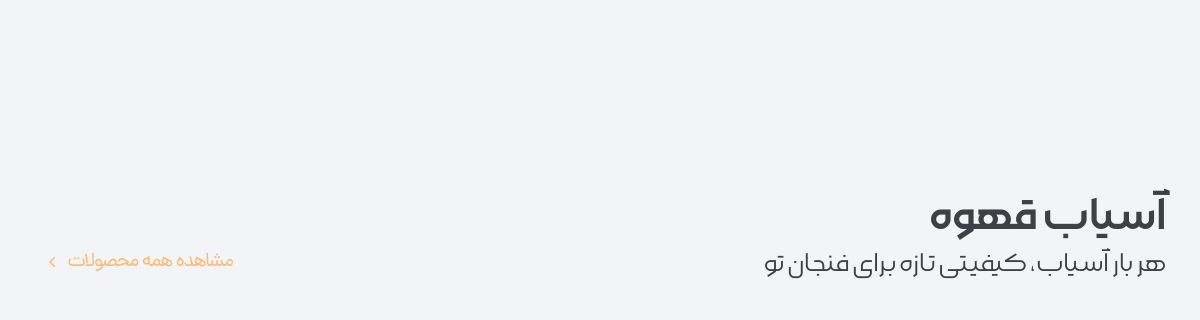
Before: /store/grinder with the older database file.
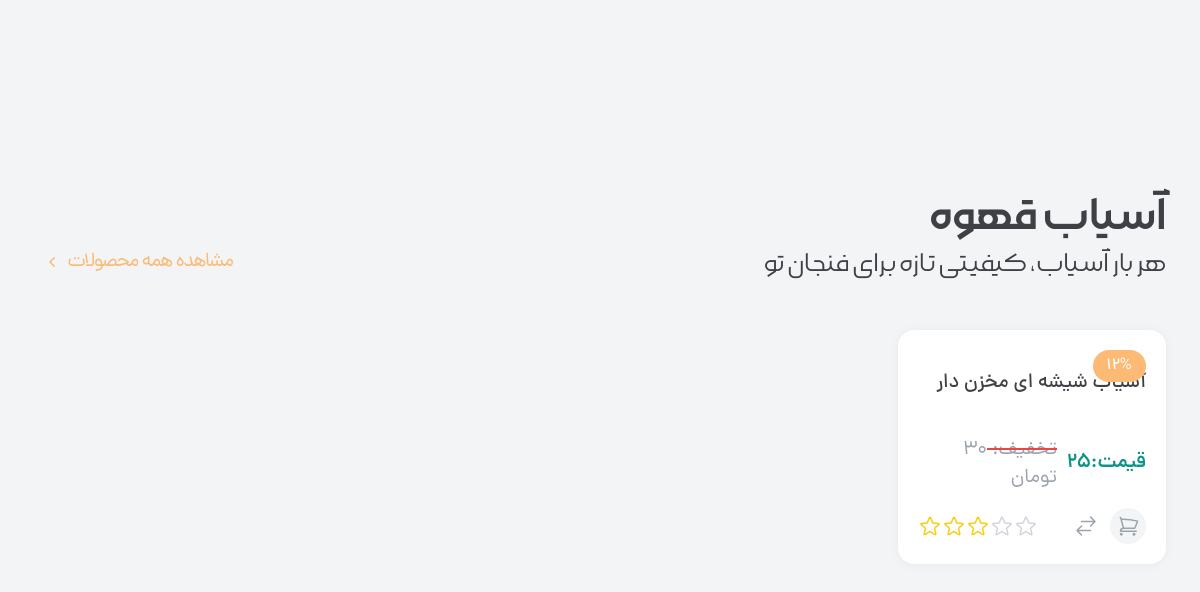
After: the same page with the newer database file.
### store/models.py (models this page shows, shortened)
class Product(models.Model):
    name = models.CharField(max_length=100, verbose_name='نام محصول')
    FooterLinkBox3 = models.ForeignKey(to=FooterLinkBox3, on_delete=models.CASCADE, null= True, verbose_name='دسته بندی')
    price = models.IntegerField(verbose_name='قیمت')
    price2 = models.IntegerField(verbose_name='قیمت بدون تخفیف', blank=True, null=True)
    is_available = models.BooleanField(default=False)
    image = models.ImageField(upload_to='images/product', blank=True, null=True)
    short_description = models.CharField(max_length=360, db_index=True, null=True, verbose_name='توضیحات کوتاه')
    description = models.TextField(verbose_name='توضیحات اصلی', db_index=True)
    slug = models.SlugField(default="", null=False, db_index=True, blank=True, max_length=200, unique=True,
                            verbose_name='عنوان در url')
    is_active = models.BooleanField(default=True,verbose_name='فعال / غیرفعال')
    is_delete = models.BooleanField(default=True,verbose_name='حذف شده / نشده')
    @property
    def display_info(self):
        if self.is_available:
            return f'قیمت:{self.price}'
        else:
            return 'این محصول موجود نیست'
    @property
    def offer_info(self):
        if self.is_available and self.price2:
            return f"تخفیف: {self.price2} تومان"
        return ""
    class Meta:
        verbose_name = 'محصول'
        verbose_name_plural = 'محصولات'

### store/views.py (the view)
# urls.py: path('grinder', views.CaffeeGrinderListView.as_view(), name='grinder'),
class CaffeeGrinderListView(ListView):
    template_name = 'store/equipment/caffee-grinder.html'
    model = Product
    context_object_name = 'grinder'
    paginate_by = 8
    def get_queryset(self):
        return Product.objects.filter(
            FooterLinkBox3__slug = 'Grinder',
            is_active = True,
            is_delete = True
        )

### store/templates/store/equipment/caffee-grinder.html (shortened to what this page needs)
{% extends '_layout.html' %}
{% block content %}
        <section>
        <div class="products-img flex">
        <div class="container mt-8 md:mt-48">
            <div class="flex justify-between items-end">
                <div>
                    <h4 class="products-title">آسیاب قهوه</h4>
                    <span class="products-sub-title">هر بار آسیاب، کیفیتی تازه برای فنجان تو</span>
                </div>
                <div
                    class="flex items-center justify-center  md:gap-x-1 hover:bg-orange-200/20 h-10  md:w-52 rounded-md">
                    <a class="link-head-products" href="#">مشاهده همه محصولات</a>
                    <svg class="w-5 h-5 fill-orange-300">
                        <use class="" href="#chevron-left"></use>
                    </svg>
                </div>
            </div>
            <div class="grid grid-cols-2 md:grid-cols-3 lg:grid-cols-4 mt-12 child:md:p-5 child:p-2 child:bg-white dark:child:bg-zinc-700 gap-3.5 md:gap-5 child:rounded-2xl child:shadow-Normal  child:transition-colors">
              {% for product in grinder %}
              	    {% include 'include/store_models.html' with product=product %}
              {% endfor %}
            </div>
        </div>
        </div>
    </section>
{% endblock %}

### store/templates/include/store_models.html (shortened to what this page needs)
<div>
    <div class=" flex items-center justify-center relative">
        <span
                class="absolute top-0 right-0 inline-block py-0.5 px-2.5 xs:py-1 xs:px-3.5 bg-orange-300 text-white dark:text-zinc-700 font-DanaMedium text-base rounded-[100px]">12%</span>
    </div>
    <div>
        <h4
                class="font-DanaMedium text-sm sm:text-xl mt-2 md:mt-5 text-zinc-700 dark:text-white min-h-10 sm:min-h-14 line-clamp-2 transition-colors">
            {{ product.name }}</h4>
        <div class="mt-1.5 md:mt-2.5 flex items-center gap-x-2.5">
            <div>
                <span class="text-base sm:text-xl font-DanaDemiBold text-teal-600 inline-block">{{ product.display_info }}</span>
            </div>
            {% if product.offer_info %}
                <div class="relative">
                    <span class="line-offer absolute top-2.5 sm:top-3 inline-block w-14 sm:w-[70px] xl:w-[112px] border border-red-500"></span>
                    <span class="text-base sm:text-xl font-DanaRegular text-gray-400 inline-block">{{ product.offer_info }}</span>
                </div>
            {% endif %}
        </div>
        <div class="flex items-center justify-between mt-2.5 sm:mt-4">
            <div class="flex items-center gap-x-1 sm:gap-x-3  ">
                                <span>
                                    <svg
                                            class="w-7 h-7 sm:w-[36px] sm:h-[36px] bg-gray-100 dark:bg-zinc-800 stroke-gray-400 dark:stroke-gray-400  hover:bg-teal-600 dark:hover:bg-teal-600 hover:stroke-white dark:hover:stroke-white rounded-full p-1.5">
                                        <use class="" href="#shoping-cart"></use>
                                    </svg>
                                </span>
                <svg class="w-4 h-4 sm:w-6 sm:h-6 hover:child:text-emerald-500 cursor-pointer">
                    <use class="text-gray-400 " href="#arrows-right-left"></use>
                </svg>
            </div>
            <div class="flex">
                <svg class="w-4 h-4 sm:w-6 sm:h-6">
                    <use class="text-gray-300" href="#star-outline"></use>
                </svg>
                <svg class="w-4 h-4 sm:w-6 sm:h-6">
                    <use class="text-gray-300" href="#star-outline"></use>
                </svg>
                <svg class="w-4 h-4 sm:w-6 sm:h-6">
                    <use class="text-yellow-400" href="#star-outline"></use>
                </svg>
                <svg class="w-4 h-4 sm:w-6 sm:h-6">
                    <use class="text-yellow-400" href="#star-outline"></use>
                </svg>
                <svg class="w-4 h-4 sm:w-6 sm:h-6">
                    <use class="text-yellow-400" href="#star-outline"></use>
                </svg>
            </div>
        </div>
    </div>
</div>

Changed rows visible on the page:
now on this page (row edited): Product: name "آسیاب شیشه ای مخزن دار", display_info "قیمت:25", offer_info "تخفیف: 30 تومان"
